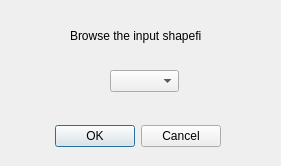
<?xml version="1.0" encoding="UTF-8"?>
<ui version="4.0">
 <class>seasonDistanceDialogBase</class>
 <widget class="QDialog" name="seasonDistanceDialogBase">
  <property name="geometry">
   <rect>
    <x>0</x>
    <y>0</y>
    <width>281</width>
    <height>166</height>
   </rect>
  </property>
  <property name="windowTitle">
   <string>Owls Season Distance</string>
  </property>
  <widget class="QDialogButtonBox" name="button_box">
   <property name="geometry">
    <rect>
     <x>-120</x>
     <y>120</y>
     <width>341</width>
     <height>32</height>
    </rect>
   </property>
   <property name="orientation">
    <enum>Qt::Horizontal</enum>
   </property>
   <property name="standardButtons">
    <set>QDialogButtonBox::Cancel|QDialogButtonBox::Ok</set>
   </property>
  </widget>
  <widget class="QLabel" name="label">
   <property name="geometry">
    <rect>
     <x>70</x>
     <y>20</y>
     <width>131</width>
     <height>31</height>
    </rect>
   </property>
   <property name="text">
    <string>Browse the input shapefile</string>
   </property>
  </widget>
  <widget class="QComboBox" name="comboBox">
   <property name="geometry">
    <rect>
     <x>110</x>
     <y>70</y>
     <width>69</width>
     <height>22</height>
    </rect>
   </property>
  </widget>
 </widget>
 <resources/>
 <connections>
  <connection>
   <sender>button_box</sender>
   <signal>accepted()</signal>
   <receiver>seasonDistanceDialogBase</receiver>
   <slot>accept()</slot>
   <hints>
    <hint type="sourcelabel">
     <x>20</x>
     <y>20</y>
    </hint>
    <hint type="destinationlabel">
     <x>20</x>
     <y>20</y>
    </hint>
   </hints>
  </connection>
  <connection>
   <sender>button_box</sender>
   <signal>rejected()</signal>
   <receiver>seasonDistanceDialogBase</receiver>
   <slot>reject()</slot>
   <hints>
    <hint type="sourcelabel">
     <x>20</x>
     <y>20</y>
    </hint>
    <hint type="destinationlabel">
     <x>20</x>
     <y>20</y>
    </hint>
   </hints>
  </connection>
 </connections>
</ui>
